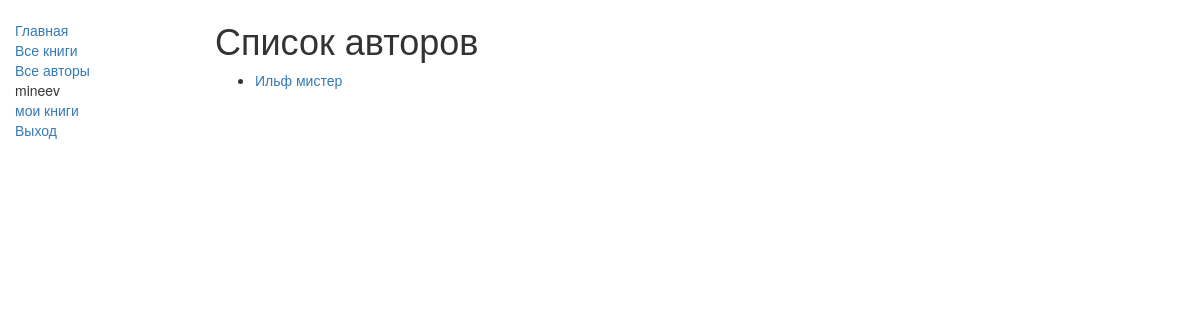
/library/authors/ (signed in), run on an earlier commit of the app's database.
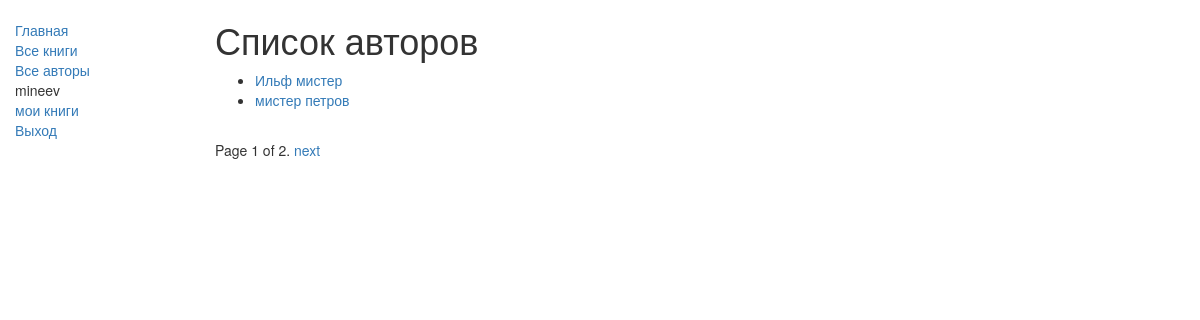
And on a later commit of the database.
### libcatalog/models.py (models this page shows, shortened)
class Author(models.Model):
    class Meta:
        verbose_name = 'Автор'
        verbose_name_plural = 'Авторы'
    first_name = models.CharField(
        'Первое имя',
        max_length=100)
    last_name = models.CharField(
        'Второе имя',
        max_length=100)
    slug = models.CharField(
        'url представление имени ',
        default = str(first_name),
        help_text='латинские символы и цифры одной строкой без пробелов',
        max_length=100)
    date_of_birth = models.DateField(
        'дата рождения',
        null=True, blank=True)
    date_of_death = models.DateField(
        'дата смерти',
        null=True, blank=True)
    def get_absolute_url(self):
        return reverse('author-detail', args=[str(self.slug)])

### libcatalog/views.py (the view)
# urls.py: path('authors/', AuthorListView.as_view(), name='authors' ),
class AuthorListView(generic.ListView):
    model = Author
    paginate_by = 2

### libcatalog/templates/libcatalog/author_list.html (shortened to what this page needs)
{% extends "base_generic.html" %}
{% block content %}
    <h1>Список авторов</h1>
    {% if author_list %}
    <ul>
      {% for author in author_list %}
      <li>
        <a href="{{ author.get_absolute_url }}">{{ author.first_name }} {{author.last_name}}</a>
      </li>
      {% endfor %}
    </ul>
    {% else %}
      <p>Список авторов книг еще пустой</p>
    {% endif %}
{% endblock %}

### libcatalog/templates/base_generic.html (shortened to what this page needs)
<!DOCTYPE html>
<html lang="ru">
<head>
  <link rel="stylesheet" href="https://maxcdn.bootstrapcdn.com/bootstrap/3.3.7/css/bootstrap.min.css">
  {% load static %}
  <link rel="stylesheet" href="{% static 'css/styles.css' %}">
</head>
<body>
  <div class="container-fluid">
    <div class="row">
      <div class="col-sm-2">
      {% block sidebar %}
      <ul class="sidebar-nav">
          <li><a href="{% url 'index' %}">Главная</a></li>
          <li><a href="{% url 'books' %}">Все книги</a></li>
          <li><a href="{% url 'authors' %}">Все авторы</a></li>
          {% if user.is_authenticated%}
          <li>{{user.get_username}}</li>
          <li><a href="{% url 'my-borrowed' %}">мои книги</a></li>
          <li><a href="{% url 'logout' %}?next={{request.path}}">Выход</a></li>
          {% else%}
          <li><a href="{% url 'login' %}?next={{request.path}}">Вход</a></li>
          {% endif %}
      </ul>
     {% endblock %}
      </div>
      <div class="col-sm-10 ">
        {% block content %}{% endblock %}
        {% block pagination %}
          {% if is_paginated %}
              <div class="pagination">
                  <span class="page-links">
                      <span class="page-current">
                          Page {{ page_obj.number }} of {{ page_obj.paginator.num_pages }}.
                      </span>
                      {% if page_obj.has_next %}
                          <a href="{{ request.path }}?page={{ page_obj.next_page_number }}">next</a>
                      {% endif %}
                  </span>
              </div>
          {% endif %}
        {% endblock %}
      </div>
    </div>
  </div>
</body>
</html>

What changed in the data, as far as the page shows it:
added Author: first_name "мистер", last_name "петров"
Also different on the page:
{{ page_obj.number }}: (not shown) → "1"
{{ page_obj.paginator.num_pages }}: (not shown) → "2"
text now shown: "Page of . next"
